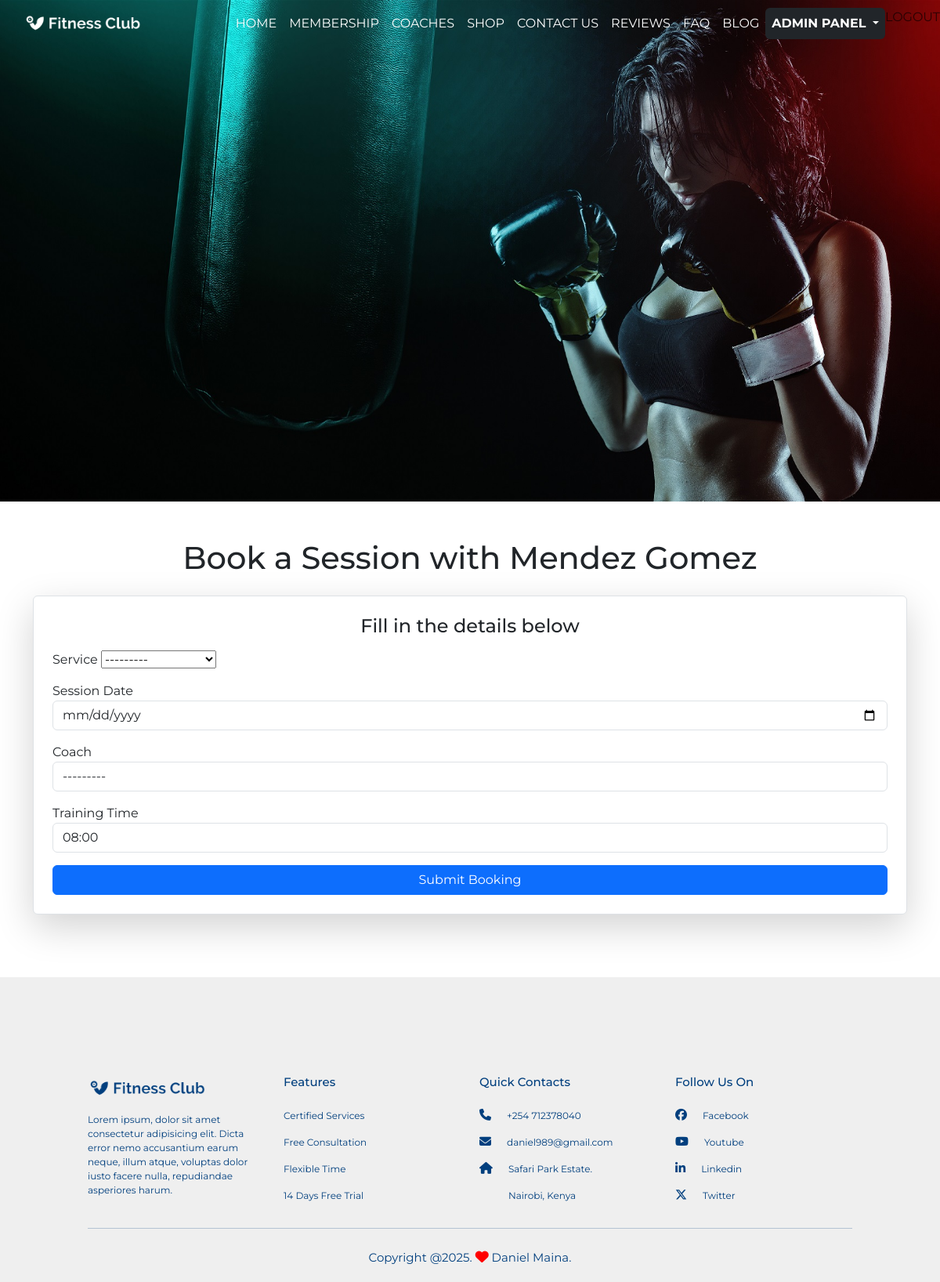
The page /coaches/book_session/3/ (signed in) on the database as committed earlier.
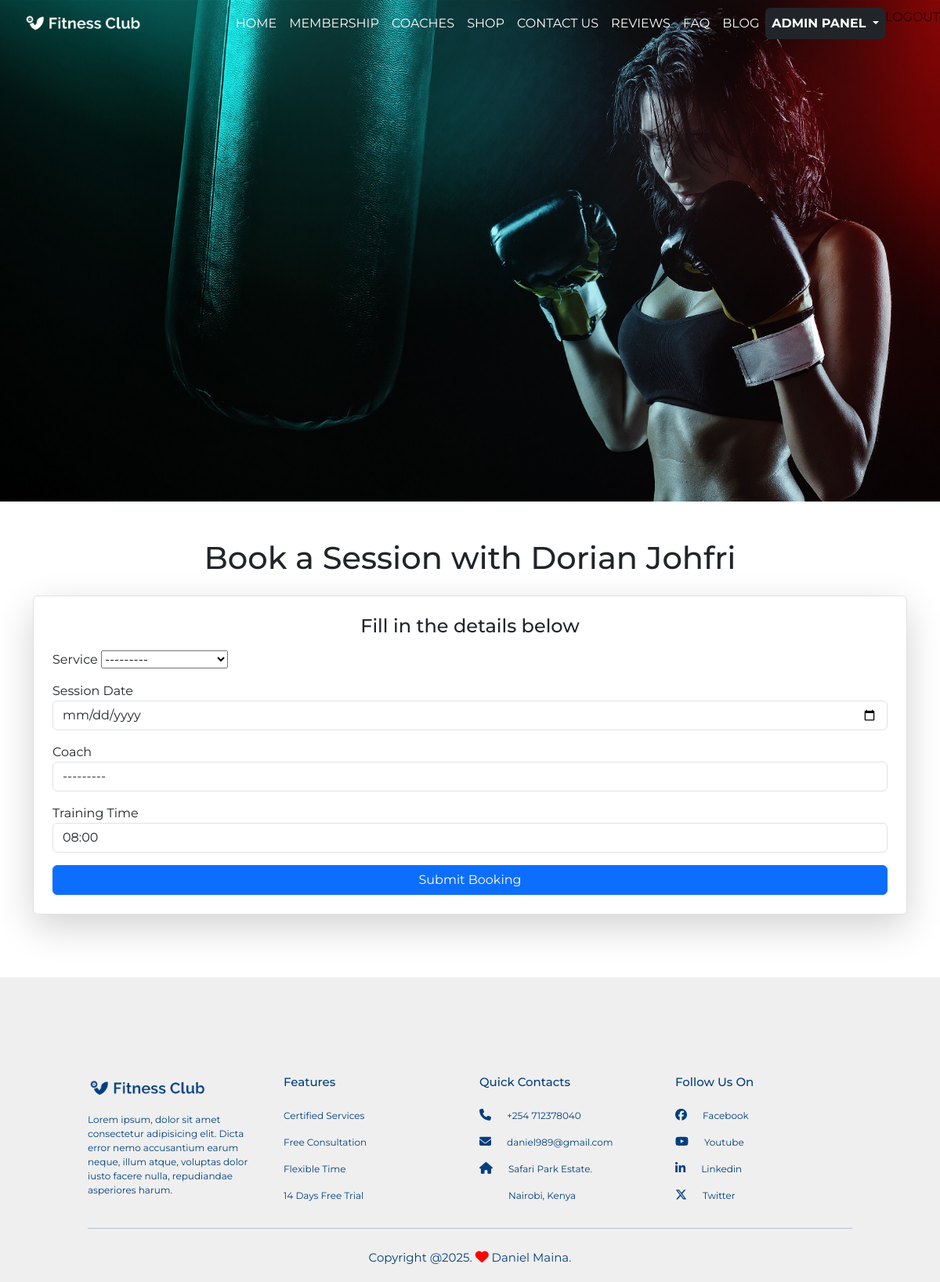
The same page on the database as committed later.
### coaches/models.py (models this page shows)
class Coach(models.Model):
    CATEGORY_CHOICES = [
        ('Personal Trainer', 'Personal Trainer'),
        ('Yoga Instructor', 'Yoga Instructor'),
        ('Nutritionist', 'Nutritionist'),
        ('Strength Coach', 'Strength Coach'),
    ]
    name = models.CharField(max_length=100)
    specialization = models.CharField(max_length=50, choices=CATEGORY_CHOICES)
    experience = models.PositiveIntegerField(help_text="Years of experience")
    email = models.EmailField()
    phone = models.CharField(max_length=15)
    photo = models.ImageField(upload_to='coaches_photos/', null=True, blank=True)
    workout_video = models.FileField(upload_to='coaches_videos/', null=True, blank=True)
    hourly_rate = models.DecimalField(max_digits=6, decimal_places=2, default=0.00)
    resume = models.FileField(upload_to='nutritionist_resumes/', null=True, blank=True, help_text="Required for Nutritionists")
    def __str__(self):
        return self.name

### coaches/views.py (the view, shortened to what this page needs)
# urls.py: path('book_session/<int:coach_id>/', views.BookSessionView.as_view(), name='book_session'),
class BookSessionView(LoginRequiredMixin, FormView):
    form_class = BookingForm
    template_name = 'coaches/book_session.html'
    login_url = '/accounts/login/'
    def get_context_data(self, **kwargs):
        context = super().get_context_data(**kwargs)
        coach_id = self.kwargs['coach_id']
        coach = get_object_or_404(Coach, id=coach_id)
        user_bookings = Booking.objects.filter(user=self.request.user, coach=coach)
        context['bookings'] = user_bookings
        context['coach'] = coach
        return context

### gym/models.py (called while the page is built)
    def __str__(self):
        return self.name

### coaches/templates/coaches/book_session.html (shortened to what this page needs)
{% extends 'base.html' %}
{% block main_content %}
<div class="container mt-5">
    <h1 class="text-center mb-4">Book a Session with {{ coach.name }}</h1>
    <div class="card shadow-lg p-4 border rounded">
        <h4 class="text-center mb-3">Fill in the details below</h4>
        <form method="post">
            <div class="form-group mb-3">
                <label for="{{ form.service.id_for_label }}">Service</label>
                {{ form.service }}
            </div>
            <div class="form-group mb-3">
                <label for="{{ form.session_date.id_for_label }}">Session Date</label>
                {{ form.session_date }}
            </div>
            <div class="form-group mb-3">
                <label for="{{ form.coach.id_for_label }}">Coach</label>
                {{ form.coach }}
            </div>
            <div class="form-group mb-3">
                <label for="id_training_time">Training Time</label>
                <select name="training_time" class="form-control" id="id_training_time">
                    <option value="08:00">08:00</option>
                </select>
            </div>
            <button type="submit" class="btn btn-primary w-100">Submit Booking</button>
        </form>
    </div>
</div>
{% endblock %}

Rows that differ between the two databases and show on the page:
changed Coach: name "Mendez Gomez" → "Dorian Johfri"
